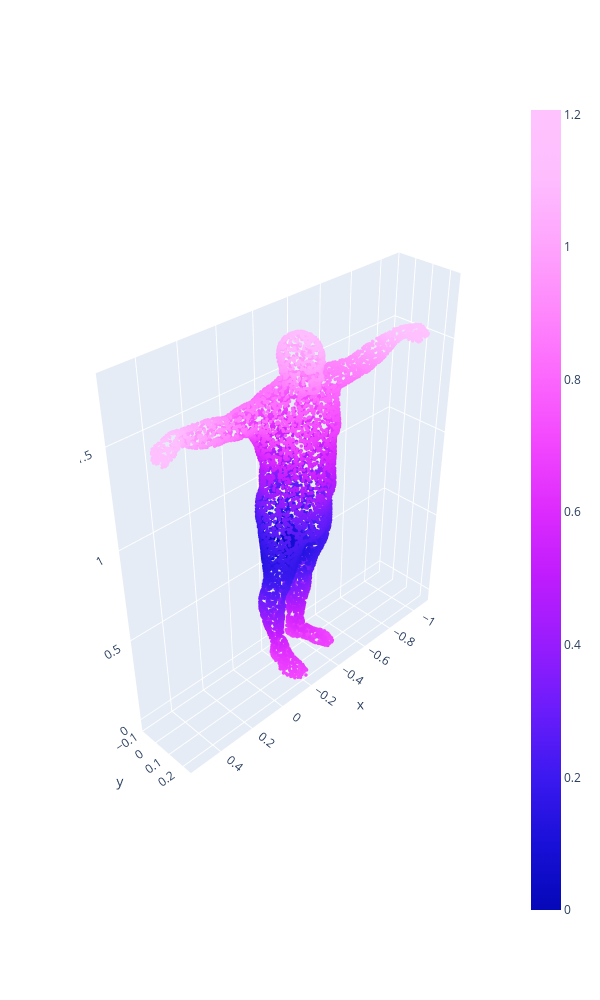

This figure's notebook cell:
### Code cell
N = 10000
points, faces = utils.sampled_verts_from_random_action(return_faces = True, n_points=N)
C = scipy.spatial.distance.cdist(points, points)#utils.graph_distance_within_cloud_minimally_connected(points, k = 999)
utils.plot_arr(points, color = C[np.random.randint(N)], colorbar = True)

### Figure 1 — Plotly figure (JSON) as saved in the notebook; plotly's stock layout.template omitted (floating-point values rounded to 4 significant figures; data arrays with more than 128 entries replaced by an {"elided": "..."} marker saying what was removed)
{"data": [{"marker": {"color": {"elided": "10000 float values"}, "colorscale": [[0, "#0508b8"], [0.08333, "#1910d8"], [0.1667, "#3c19f0"], [0.25, "#6b1cfb"], [0.3333, "#981cfd"], [0.4167, "#bf1cfd"], [0.5, "#dd2bfd"], [0.5833, "#f246fe"], [0.6667, "#fc67fd"], [0.75, "#fe88fc"], [0.8333, "#fea5fd"], [0.9167, "#febefe"], [1, "#fec3fe"]], "showscale": true, "size": 2}, "mode": "markers", "type": "scatter3d", "x": {"elided": "10000 float values"}, "y": {"elided": "10000 float values"}, "z": {"elided": "10000 float values"}}], "layout": {"height": 1000, "scene": {"aspectmode": "data", "camera": {"eye": {"x": 2.5, "y": 2.5, "z": 2.5}}}, "width": 600}}
